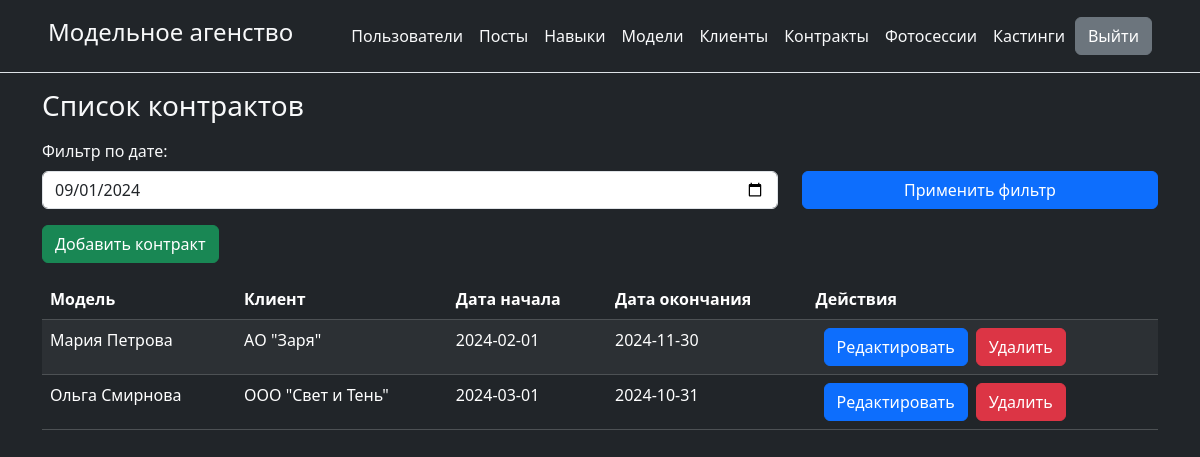
Page /admin/contracts/index.php (signed in) on the committed database.
### tables this page shows
CREATE TABLE `contracts` (
  `id` int NOT NULL,
  `model_id` int DEFAULT NULL,
  `client_id` int DEFAULT NULL,
  `start_date` date DEFAULT NULL,
  `end_date` date DEFAULT NULL
);

CREATE TABLE `models` (
  `id` int NOT NULL,
  `first_name` varchar(50) DEFAULT NULL,
  `last_name` varchar(50) DEFAULT NULL,
  `gender` enum('Male','Female','Other') DEFAULT NULL,
  `birth_date` date DEFAULT NULL,
  `height` int DEFAULT NULL,
  `weight` int DEFAULT NULL,
  `hair_color` varchar(20) DEFAULT NULL,
  `experience_level` enum('Beginner','Intermediate','Experienced') DEFAULT NULL,
  `active_contract` tinyint(1) DEFAULT NULL
);

CREATE TABLE `clients` (
  `id` int NOT NULL,
  `name` varchar(100) NOT NULL,
  `contact_info` varchar(255) DEFAULT NULL,
  `address` varchar(255) DEFAULT NULL,
  `phone` varchar(20) DEFAULT NULL,
  `email` varchar(100) DEFAULT NULL
);

### admin/contracts/index.php (the view, shortened to what this page needs)
<?php
include '../header.php';
require_once '../database_connection.php';
try {
	$stmt = $pdo->prepare("
        SELECT contracts.*, models.first_name AS model_first_name, models.last_name AS model_last_name, clients.name AS client_name
        FROM contracts
        JOIN models ON contracts.model_id = models.id
        JOIN clients ON contracts.client_id = clients.id
        WHERE :date BETWEEN contracts.start_date AND contracts.end_date
    ");
	$date = isset($_GET['date']) ? $_GET['date'] : date('Y-m-d');
	$stmt->bindParam(':date', $date);
	$stmt->execute();
	$contracts = $stmt->fetchAll(PDO::FETCH_ASSOC);
} catch (PDOException $e) {
	echo "Ошибка при получении списка контрактов: " . $e->getMessage();
}
?>
<body class="bg-dark text-light">
<div class="container">
	<h3 class="text-light my-3">Список контрактов</h3>
	<form class="row mb-3 align-items-end" method="GET">
		<div class="col-md-8">
			<div class="form-group mb-0">
				<label for="date" class="form-label">Фильтр по дате:</label>
				<input type="date" id="date" name="date" class="form-control" value="<?php echo htmlspecialchars($date); ?>">
			</div>
		</div>
		<div class="col-md-4">
			<button type="submit" class="btn btn-primary w-100">Применить фильтр</button>
		</div>
	</form>
	<a href="create_contract.php" class="btn btn-success mb-3">Добавить контракт</a>
	<table class="table table-striped table-dark">
		<thead>
		<tr>
			<th>Модель</th>
			<th>Клиент</th>
			<th>Дата начала</th>
			<th>Дата окончания</th>
			<th>Действия</th>
		</tr>
		</thead>
		<tbody>
	<?php foreach ($contracts as $contract): ?>
			<tr>
				<td><?php echo $contract['model_first_name'] . ' ' . $contract['model_last_name']; ?></td>
				<td><?php echo $contract['client_name']; ?></td>
				<td><?php echo $contract['start_date']; ?></td>
				<td><?php echo $contract['end_date']; ?></td>
				<td>
					<div class="btn-group" role="group">
						<form method="GET" action="edit_contract.php" class="mx-2">
							<input type="submit" class="btn btn-primary" value="Редактировать">
						</form>
						<form method="POST" action="delete_contract.php" onsubmit="return confirm('Вы уверены, что хотите удалить этот контракт?');">
							<input type="submit" class="btn btn-danger" value="Удалить">
						</form>
					</div>
				</td>
			</tr>
	<?php endforeach; ?>
		</tbody>
	</table>
</div>
</body>
</html>

### rows in the picture
contracts: model.first_name "Мария", model.last_name "Петрова", client.name "АО \"Заря\"", start_date "2024-02-01", end_date "2024-11-30"
contracts: model.first_name "Ольга", model.last_name "Смирнова", client.name "ООО \"Свет и Тень\"", start_date "2024-03-01", end_date "2024-10-31"
